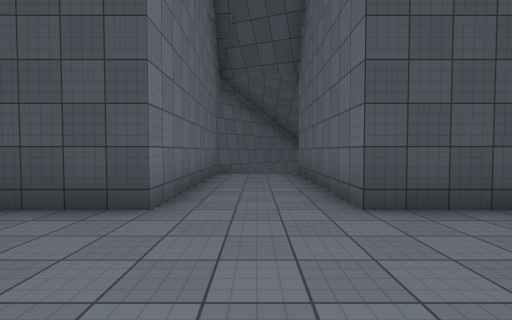
[1] (above)

20 first-person views from a walk through a scene from a Unity 3-D project. The camera is 1.4 m above the floor, tilts 2° down and sees 85° across. The floor is counted in squares, 2 m on a side. Each view is taken from the middle of a square. On the plan, view 1 faces up. The plan holds only what a view shows up to about 9 squares ahead; the rest is blank. The place goes on beyond the plan. The player character is not drawn. Surface patterns are stand-ins for the level's own textures.

[2]
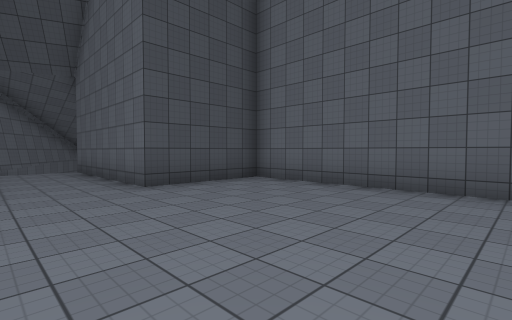

[3]
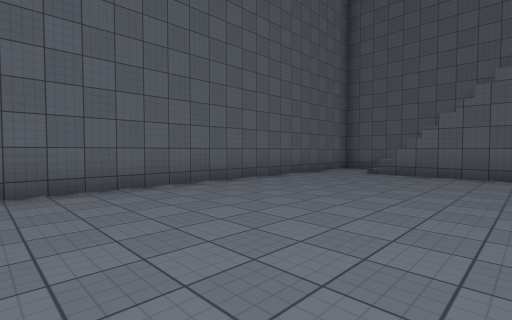

[4]
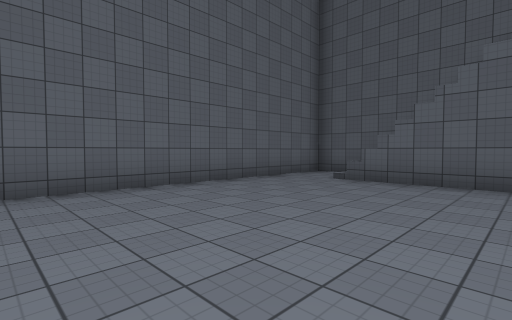

[5]
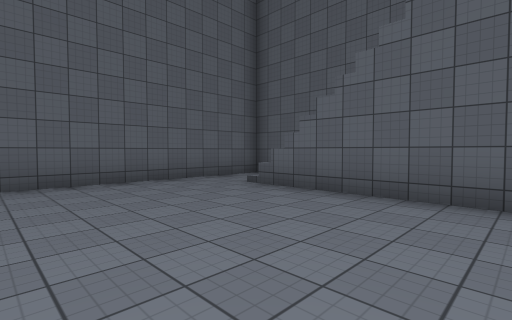

[6]
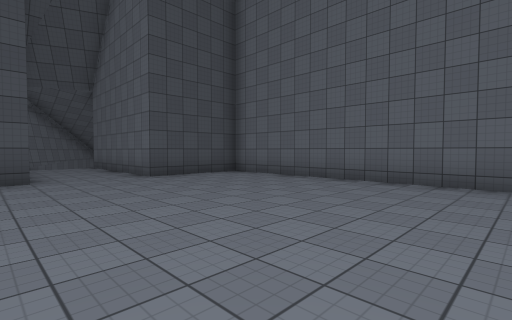

[7]
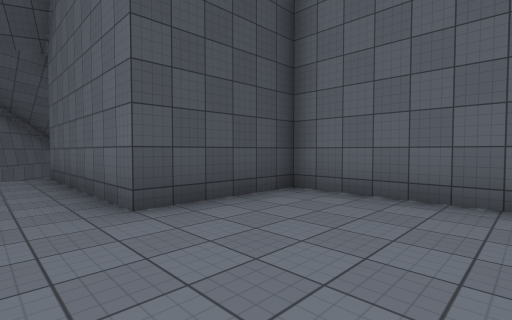

[8]
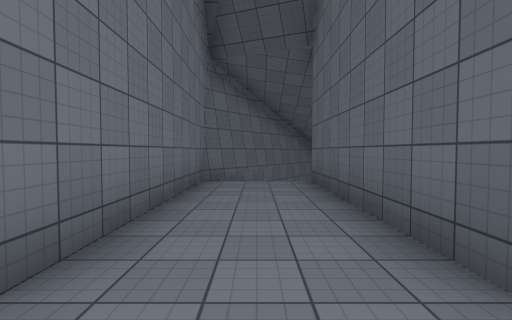

[9]
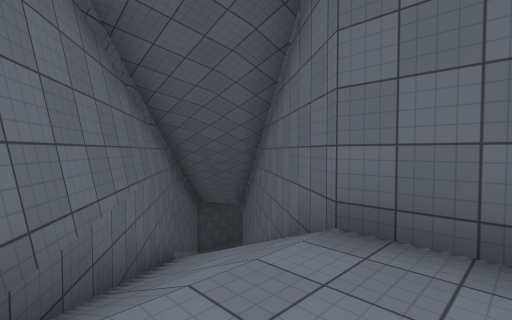

[10]
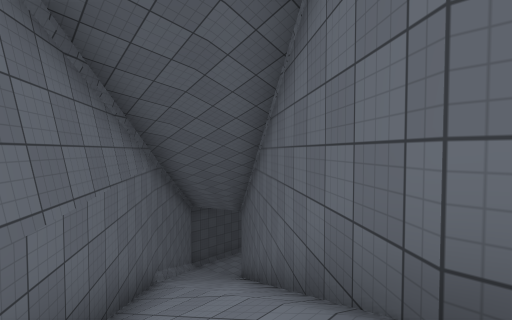

[11]
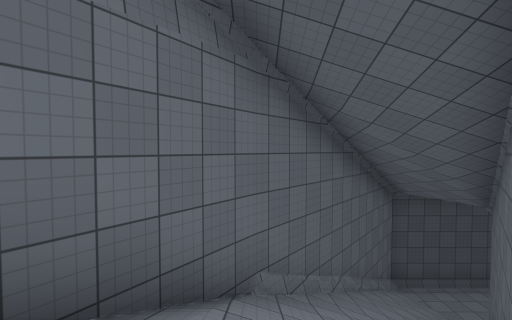

[12]
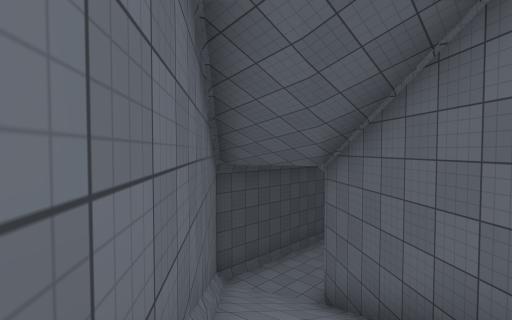

[13]
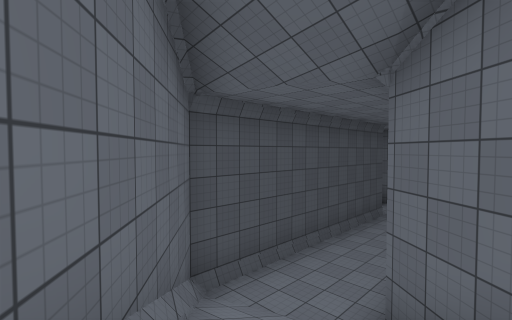

[14]
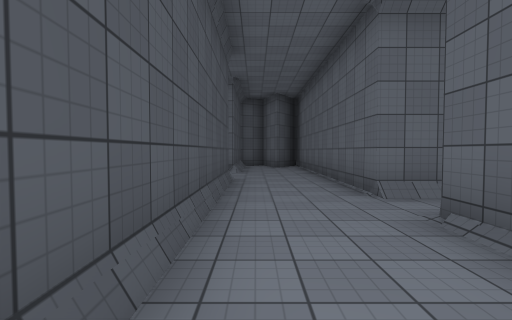

[15]
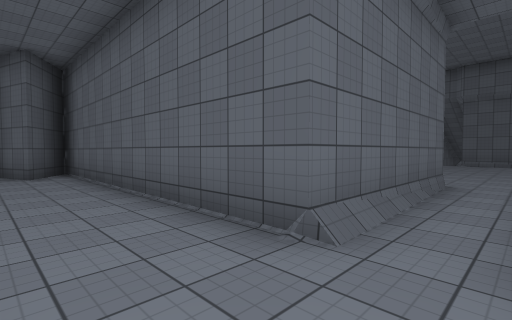

[16]
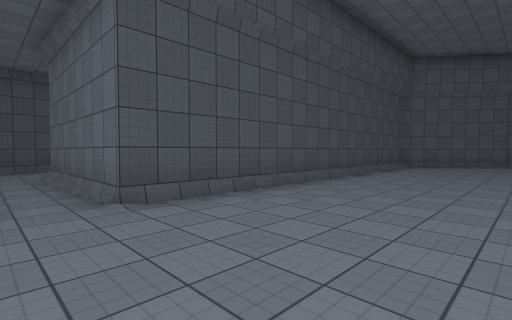

[17]
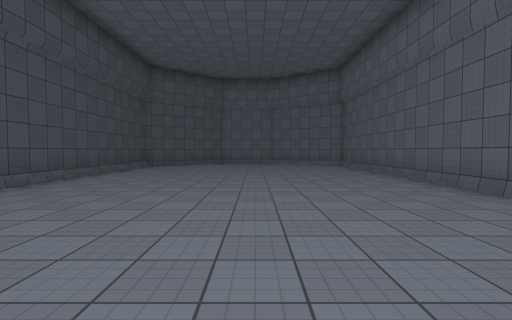

[18]
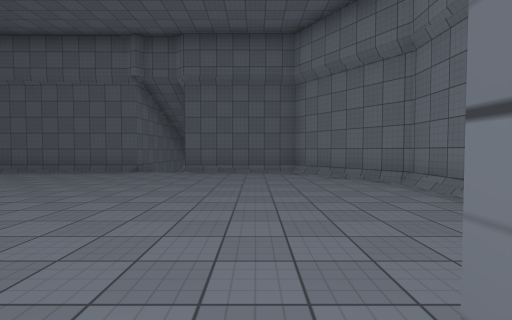

[19]
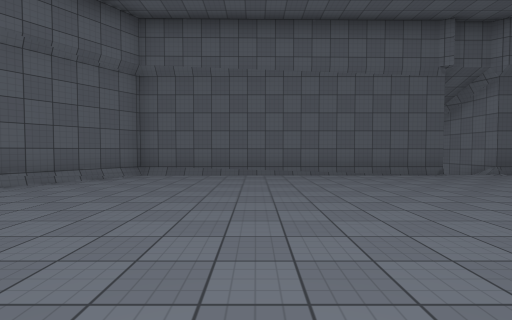

[20]
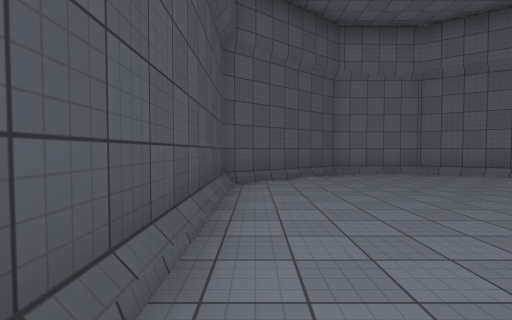

### Floor plan
Key: @ floor where view 1 was taken; # wall or solid block; . main floor; : floor 10 m higher than the main floor; / step, stairs or slope; ^ raised ledge.
Columns run from 2 left of view 1 to 26 right of it. Each row starts with its distance up from view 1.
 20          #########.#
 19         ##.............#
 18        ##//...........##
 17       ##//###//#########
 16      ##///#  //#
 15      #///#   //#
 14     #///##   //#
 13    ##//##   #//###########
 12   ##///#    ..............#
 11   #///#    ...............##
 10  ##//##    ................##
  9 ##//##    #.................#
  8 #:::#     #.................#
  7 #:::#     #................##
  6 #:::#     #................#
  5 #:::#     ##..............##
  4 #:::####   #####/##########
  3 :::::::#       #
  2 :::::::#
  1 :::::::#
  0 ::@::::#
 -1 :::::::#
 -2 :::::::#
 -3 :::::::#
 -4 :::::::#
 -5 :::::::#
 -6 :::::::#
 -7 :::::::#
 -8 :::::::#
 -9 ####^::#
-10     ^::#
-11      ###

Positions as (right, up) in squares from view 1, and headings:
1: (0, 0), facing up
2: (-1, -2), facing up-right
3: (-1, 0), facing down-right
4: (-1, -2), facing down-right
5: (-2, -4), facing down-right
6: (-2, -4), facing up-right
7: (0, 0), facing up-right
8: (0, 2), facing up
9: (-1, 7), facing up-right
10: (0, 8), facing up-right
11: (3, 11), facing up
12: (3, 14), facing up-right
13: (5, 16), facing up-right
14: (8, 19), facing right
15: (11, 19), facing down-right
16: (11, 9), facing up-right
17: (11, 8), facing right
18: (11, 13), facing down
19: (20, 12), facing down
20: (17, 12), facing right
